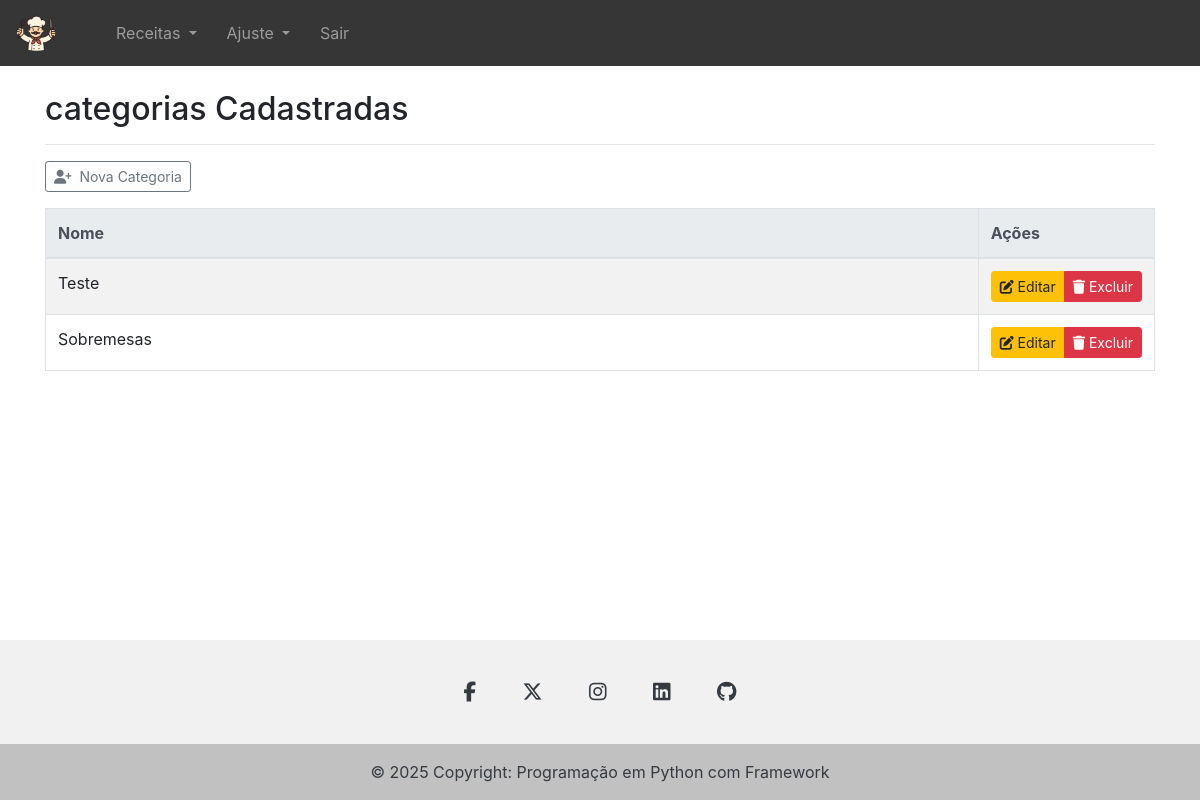
The page /listcategoria (signed in) on the database as committed earlier.
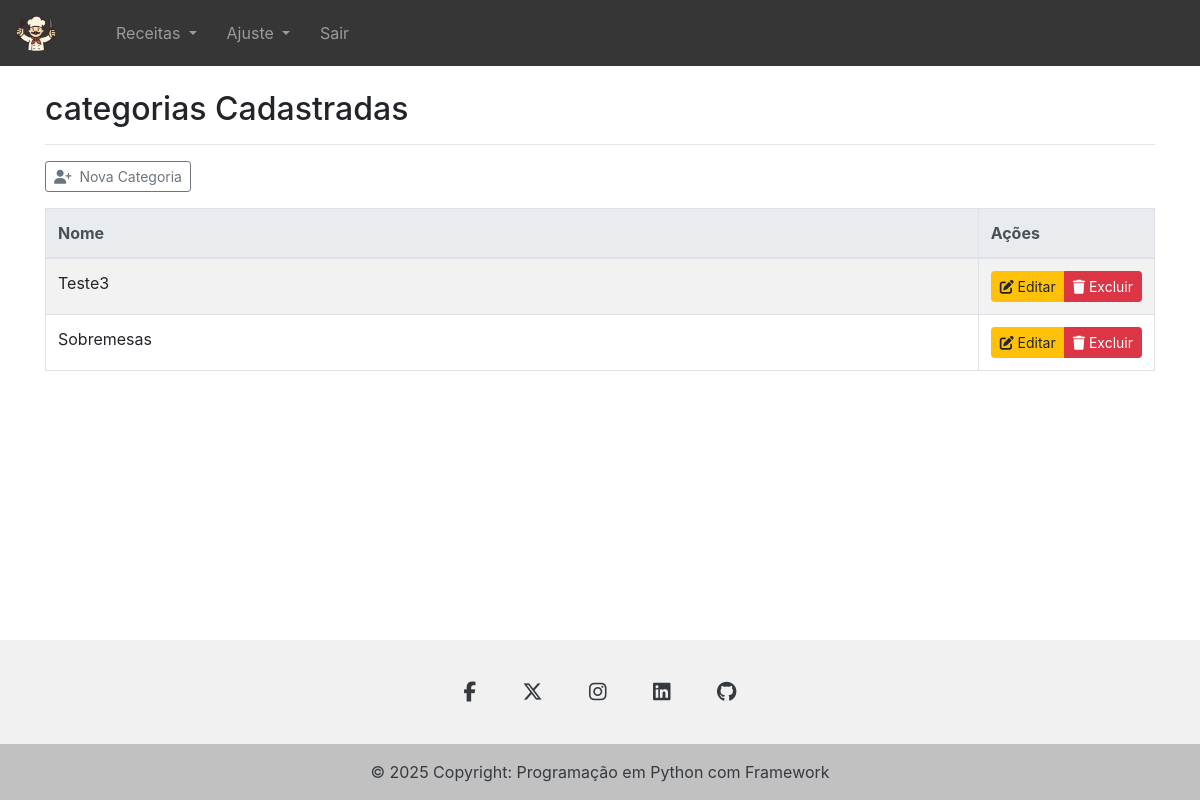
The same page on the database as committed later.
### tables this page shows
CREATE TABLE categorias (
            id INTEGER PRIMARY KEY AUTOINCREMENT,
            nome_categoria TEXT NOT NULL
        );

### app.py (the view)
@app.route('/listcategoria', methods=['GET', 'POST'])
@login_requerido
def listcategoria():
    service = CategoriaService()
    try:
        categorias = service.listar_categorias()
    except Exception as e:
        flash(str(e),"error")
        categorias = []
    return render_template('list_categoria.html',categorias=categorias)

### app.py (called while the page is built)
def login_requerido(f):
    @wraps(f)
    def decorated_function(*args, **kwargs):
        if 'usuario' not in session:
            flash("Você precisa estar logado para acessar esta página.", "error")
            return redirect(url_for('login'))
        return f(*args, **kwargs)
    return decorated_function

### core/categoria/categoria_repository.py (called while the page is built)
    def _criar_tabela(self):
        query = '''
        CREATE TABLE IF NOT EXISTS categorias (
            id INTEGER PRIMARY KEY AUTOINCREMENT,
            nome_categoria TEXT NOT NULL
        )
        '''
        self.conn.execute(query)
        self.conn.commit()

    def listar_todas(self):
        cursor = self.conn.cursor()
        cursor.execute("SELECT * FROM categorias")
        rows = cursor.fetchall()
        return [Categoria(row["nome_categoria"]) for row in rows]

### core/categoria/categoria_service.py (called while the page is built)
    def listar_categorias(self):
        return self.repository.listar_todas()

### templates/list_categoria.html (shortened to what this page needs)
{% extends "base.html" %}
{% block content %}
<h2>categorias Cadastradas</h2>
<hr>
<div class="btn-group mb-3" role="group">
    <button type="button" class="btn btn-outline-secondary btn-sm"
        onclick="window.location.href='{{ url_for('categoria') }}'">
        <i class="fa-solid fa-user-plus"></i>&nbsp;&nbsp;Nova Categoria
    </button>
</div>
<table class="table table-bordered table-striped">
    <thead class="thead-light">
        <tr>
            <th>Nome</th>
            <th style="width: 160px;">Ações</th>
        </tr>
    </thead>
    <tbody>
        {% for categoria in categorias %}
        <tr>
            <td>{{ categoria.nome_categoria }}</td>
            <td>
                <div class="btn-group btn-group-sm" role="group">
                    <a href="{{ url_for('editar_categoria', nome_categoria=categoria.nome_categoria) }}" class="btn btn-warning">
                        <i class="fa-solid fa-pen-to-square"></i> Editar
                    </a>
                    <a href="{{ url_for('excluir_categoria', nome_categoria=categoria.nome_categoria) }}" class="btn btn-danger"
                        onclick="return confirm('Tem certeza que deseja excluir este categoria?');">
                        <i class="fa-solid fa-trash"></i> Excluir
                    </a>
                </div>
            </td>
        </tr>
        {% else %}
        <tr>
            <td colspan="4" class="text-center">Nenhum categoria encontrado.</td>
        </tr>
        {% endfor %}
    </tbody>
</table>
{% endblock %}

### templates/base.html (shortened to what this page needs)
<!doctype html>
<html lang="pt-br" class="h-100">
  <head>
    <link rel="stylesheet" href="https://stackpath.bootstrapcdn.com/bootstrap/4.1.3/css/bootstrap.min.css">
    <link rel="stylesheet" href="https://cdnjs.cloudflare.com/ajax/libs/font-awesome/6.5.1/css/all.min.css">
  </head>
    <body class="d-flex flex-column h-100">
    <header>
      <nav class="navbar navbar-expand-lg navbar-dark " style="background-color: rgb(54, 54, 54);">
        <a class="navbar-brand" href="/home">
          <img src="{{ url_for('static', filename='image/chef.png') }}" alt="logomarca" width="40" >
        </a>
        <div class="collapse navbar-collapse" id="conteudoNavbarSuportado">
          <ul class="navbar-nav mr-auto">
            <li class="nav-item dropdown">
              <a class="nav-link dropdown-toggle" href="#" id="navbarDropdown" role="button" data-toggle="dropdown" aria-haspopup="true" aria-expanded="false">
                Receitas
              </a>
            </li>
            <li class="nav-item dropdown">
              <a class="nav-link dropdown-toggle" href="#" id="navbarDropdown" role="button" data-toggle="dropdown" aria-haspopup="true" aria-expanded="false">
                Ajuste
              </a>
            </li>
            <li class="nav-item">
              <a class="nav-link" href="/sair">Sair</a>
            </li>
          </ul>
        </div>
      </nav>
    </header>
    <main role="main" class="flex-shrink-0">
      <div class="container">
        <br>
        {% block content %}
        {% endblock %}
      </div>
    </main>
    <footer class="footer mt-auto py-0 text-center text-white" style="background-color: #f1f1f1;">
      <div class="container pt-4">
        <section class="mb-4">
          <a
            class="btn btn-link btn-floating btn-lg text-dark m-1"
            href="#!"
            role="button"
            data-mdb-ripple-color="dark"
            ><i class="fab fa-facebook-f"></i
          ></a>
          <a
            class="btn btn-link btn-floating btn-lg text-dark m-1"
            href="#!"
            role="button"
            data-mdb-ripple-color="dark"
            ><i class="fa-brands fa-x-twitter"></i
          ></a>
          <a
            class="btn btn-link btn-floating btn-lg text-dark m-1"
            href="#!"
            role="button"
            data-mdb-ripple-color="dark"
            ><i class="fab fa-instagram"></i
          ></a>
          <a
            class="btn btn-link btn-floating btn-lg text-dark m-1"
            href="#!"
            role="button"
            data-mdb-ripple-color="dark"
            ><i class="fab fa-linkedin"></i
          ></a>
          <a
            class="btn btn-link btn-floating btn-lg text-dark m-1"
            href="#!"
            role="button"
            data-mdb-ripple-color="dark"
            ><i class="fab fa-github"></i
          ></a>
        </section>
      </div>
      <div class="text-center text-dark p-3" style="background-color: rgba(0, 0, 0, 0.2);">
        © 2025 Copyright: Programação em Python com Framework
      </div>
      </footer>
</body>
</html>

Rows that differ between the two databases and show on the page:
changed categorias: nome_categoria "Teste" → "Teste3"
